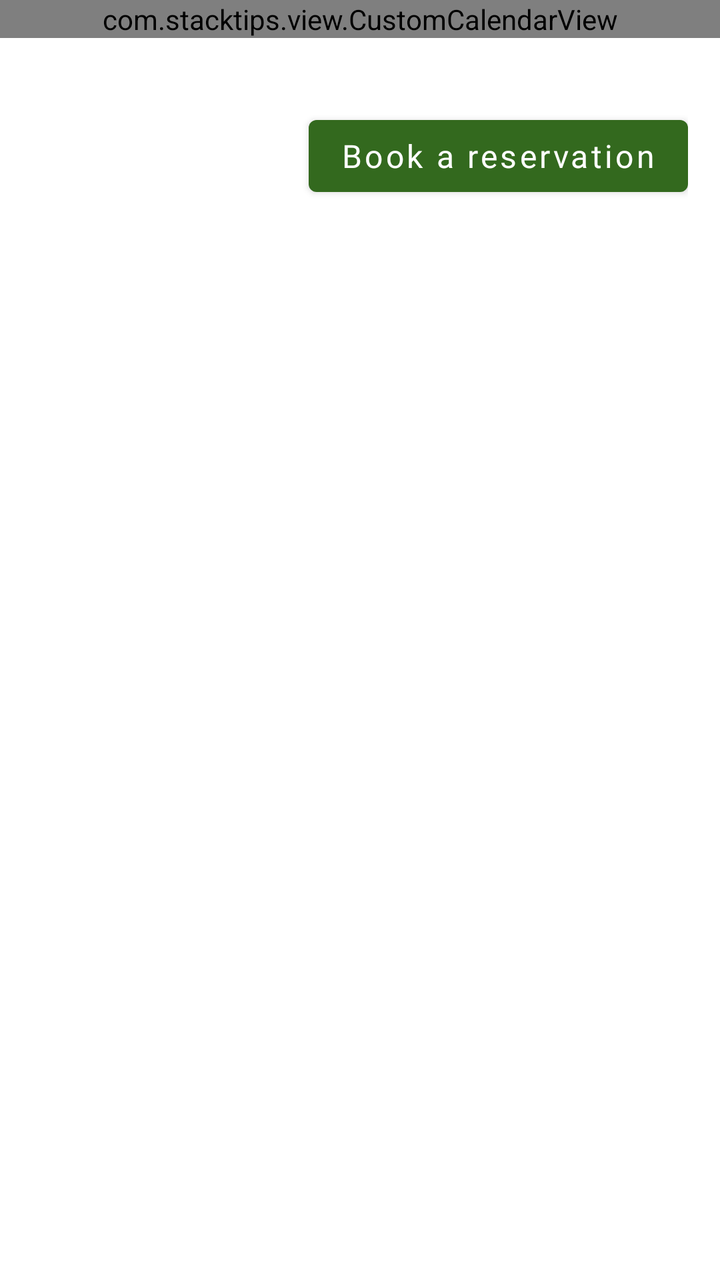
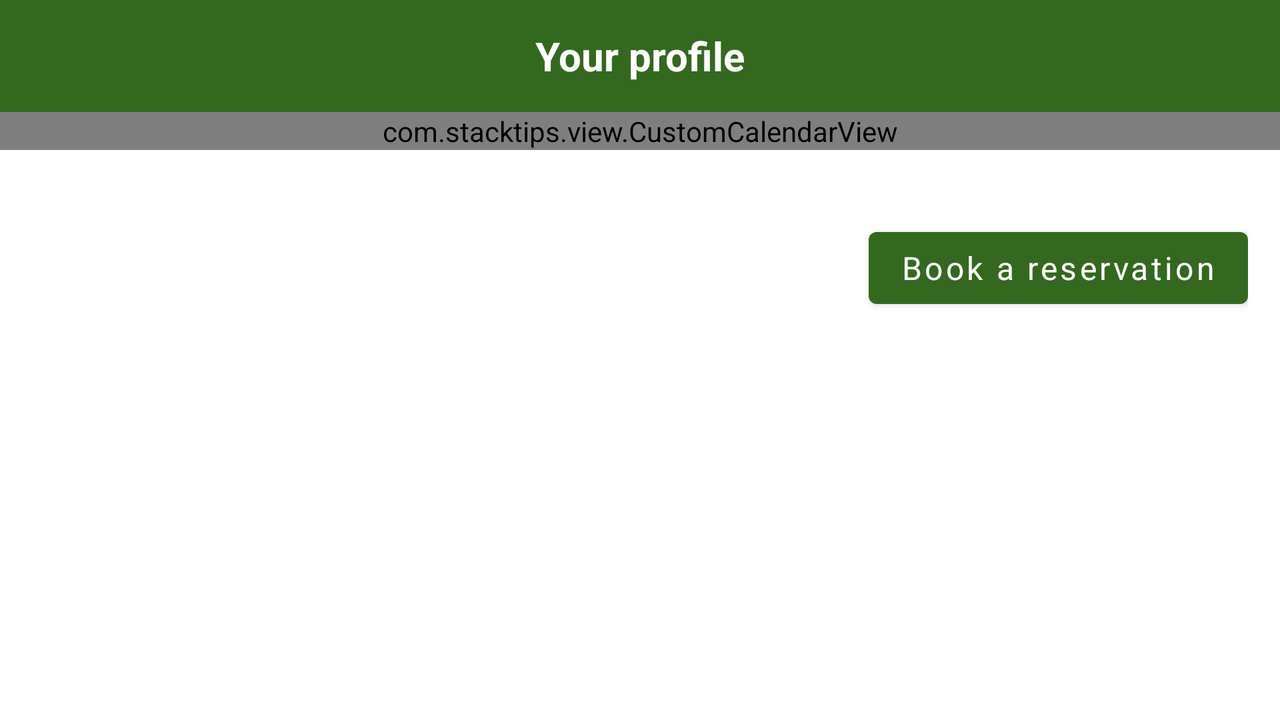

An Android layout and its configuration variant, each rendered on a device that would load it. The default file and the variant file are quoted in full after the pictures.
<!-- AndroidManifest.xml: application theme Theme.Mad -->
<!-- res/layout/activity_reservation.xml -->
<?xml version="1.0" encoding="utf-8"?>
<androidx.constraintlayout.widget.ConstraintLayout xmlns:android="http://schemas.android.com/apk/res/android"
    xmlns:app="http://schemas.android.com/apk/res-auto"
    xmlns:tools="http://schemas.android.com/tools"
    android:id="@+id/container"
    android:layout_width="match_parent"
    android:layout_height="match_parent"
    tools:context=".ReservationActivity">

    <com.stacktips.view.CustomCalendarView
        android:id="@+id/calendar_view"
        android:layout_width="match_parent"
        android:layout_height="wrap_content"
        app:calendarTitleTextColor="@color/black"
        app:currentDayOfMonthColor="@color/primary_green"
        app:dayOfMonthTextColor="@color/black"
        app:dayOfWeekTextColor="@color/black"
        app:disabledDayBackgroundColor="@color/white"
        app:disabledDayTextColor="@color/primary_gray"

        app:layout_constraintBottom_toTopOf="@+id/contentContainer"
        app:layout_constraintEnd_toEndOf="parent"
        app:layout_constraintHorizontal_bias="0.5"
        app:layout_constraintStart_toStartOf="parent"
        app:layout_constraintTop_toTopOf="parent"
        app:selectedDayBackgroundColor="@color/primary_green"
        app:selectedDayTextColor="@color/white"
        app:titleLayoutBackgroundColor="@color/white"
        app:weekLayoutBackgroundColor="@color/white" />

    <ScrollView
        android:id="@+id/contentContainer"
        android:layout_width="match_parent"
        android:layout_height="0dp"
        app:layout_constraintBottom_toBottomOf="parent"
        app:layout_constraintEnd_toEndOf="parent"
        app:layout_constraintStart_toStartOf="parent"
        app:layout_constraintTop_toBottomOf="@+id/calendar_view">

        <LinearLayout
            android:id="@+id/reservationContainer"
            android:layout_width="match_parent"
            android:layout_height="wrap_content"
            android:layout_marginStart="@dimen/margin_left_grid"
            android:layout_marginTop="@dimen/margin_top_reservation_container"
            android:layout_marginEnd="@dimen/margin_right_grid"
            android:orientation="vertical">

            <LinearLayout
                android:id="@+id/reservationBoxContainer"
                android:layout_width="match_parent"
                android:layout_height="match_parent"
                android:orientation="vertical"></LinearLayout>

            <RelativeLayout
                android:layout_width="match_parent"
                android:layout_height="wrap_content">

                <Button
                    android:id="@+id/button"
                    android:layout_width="wrap_content"
                    android:layout_height="wrap_content"
                    android:layout_alignParentEnd="true"
                    android:fontFamily="@font/crete_round"
                    android:text="@string/book_a_reservation"
                    android:textAllCaps="false"
                    android:textSize="16sp" />
            </RelativeLayout>

        </LinearLayout>
    </ScrollView>
</androidx.constraintlayout.widget.ConstraintLayout>
<!-- resources referenced by this layout -->
<resources>
  <color name="black">#FF000000</color>
  <color name="primary_gray">#B3B3B3</color>
  <color name="primary_green">#33691E</color>
  <color name="white">#FFFFFFFF</color>
  <dimen name="margin_left_grid">16dp</dimen>
  <dimen name="margin_right_grid">16dp</dimen>
  <dimen name="margin_top_reservation_container">35dp</dimen>
  <string name="book_a_reservation">Book a reservation</string>
  <style name="Theme.Mad" parent="Theme.MaterialComponents.DayNight.DarkActionBar">
          
          <item name="colorPrimary">@color/primary_green</item>
          <item name="colorPrimaryVariant">@color/primary_green_dark</item>
          <item name="colorOnPrimary">@color/white</item>
          
          <item name="colorSecondary">@color/teal_200</item>
          <item name="colorSecondaryVariant">@color/teal_700</item>
          <item name="colorOnSecondary">@color/black</item>
          
          <item name="android:statusBarColor">?attr/colorPrimaryVariant</item>
          
      </style>
  <color name="primary_green_dark">#154d3a</color>
  <color name="teal_200">#FF03DAC5</color>
  <color name="teal_700">#FF018786</color>
</resources>
<!-- res/layout-land/activity_reservation.xml (the repository's variant of the layout above) -->
<!-- drawn on the phone turned sideways -->
<androidx.drawerlayout.widget.DrawerLayout xmlns:android="http://schemas.android.com/apk/res/android"
    xmlns:app="http://schemas.android.com/apk/res-auto"
    xmlns:tools="http://schemas.android.com/tools"
    android:id="@+id/drawer_layout"
    android:layout_width="match_parent"
    android:layout_height="match_parent"
    android:fitsSystemWindows="true"
    tools:openDrawer="start"
    tools:context=".ReservationActivity">

    <include
        layout="@layout/activity_reservation_content"
        android:layout_width="match_parent"
        android:layout_height="match_parent" />

    <com.google.android.material.navigation.NavigationView
        android:id="@+id/nav_view"
        android:layout_width="wrap_content"
        android:layout_height="match_parent"
        android:layout_gravity="start"
        android:fitsSystemWindows="true"
        app:headerLayout="@layout/menu_header"
        app:menu="@menu/nav_menu"/>

</androidx.drawerlayout.widget.DrawerLayout>
<!-- res/layout/activity_reservation_content.xml (included above) -->
<?xml version="1.0" encoding="utf-8"?>
<LinearLayout xmlns:android="http://schemas.android.com/apk/res/android"
    xmlns:app="http://schemas.android.com/apk/res-auto"
    android:orientation="vertical"
    android:layout_width="match_parent"
    android:layout_height="match_parent">

    <include
        layout="@layout/navbar"
        android:layout_width="match_parent"
        android:layout_height="wrap_content"/>

    <androidx.constraintlayout.widget.ConstraintLayout xmlns:tools="http://schemas.android.com/tools"
        android:id="@+id/container"
        android:layout_width="match_parent"
        android:layout_height="match_parent"
        tools:context=".ReservationActivity">

        <com.stacktips.view.CustomCalendarView
            android:id="@+id/calendar_view"
            android:layout_width="match_parent"
            android:layout_height="wrap_content"
            app:calendarTitleTextColor="@color/black"
            app:currentDayOfMonthColor="@color/primary_green"
            app:dayOfMonthTextColor="@color/black"
            app:dayOfWeekTextColor="@color/black"
            app:disabledDayBackgroundColor="@color/white"
            app:disabledDayTextColor="@color/primary_gray"

            app:layout_constraintBottom_toTopOf="@+id/contentContainer"
            app:layout_constraintEnd_toEndOf="parent"
            app:layout_constraintHorizontal_bias="0.5"
            app:layout_constraintStart_toStartOf="parent"
            app:layout_constraintTop_toTopOf="parent"
            app:selectedDayBackgroundColor="@color/primary_green"
            app:selectedDayTextColor="@color/white"
            app:titleLayoutBackgroundColor="@color/white"
            app:weekLayoutBackgroundColor="@color/white" />

        <ScrollView
            android:id="@+id/contentContainer"
            android:layout_width="match_parent"
            android:layout_height="0dp"
            app:layout_constraintBottom_toBottomOf="parent"
            app:layout_constraintEnd_toEndOf="parent"
            app:layout_constraintStart_toStartOf="parent"
            app:layout_constraintTop_toBottomOf="@+id/calendar_view">

            <LinearLayout
                android:id="@+id/reservationContainer"
                android:layout_width="match_parent"
                android:layout_height="wrap_content"
                android:layout_marginStart="@dimen/margin_left_grid"
                android:layout_marginTop="@dimen/margin_top_reservation_container"
                android:layout_marginEnd="@dimen/margin_right_grid"
                android:orientation="vertical">

                <LinearLayout
                    android:id="@+id/reservationBoxContainer"
                    android:layout_width="match_parent"
                    android:layout_height="match_parent"
                    android:orientation="vertical"></LinearLayout>

                <LinearLayout
                    android:id="@+id/select_sport_reservation_container"
                    android:layout_width="wrap_content"
                    android:layout_height="wrap_content"
                    android:orientation="vertical"
                    app:layout_constraintEnd_toEndOf="parent"
                    app:layout_constraintStart_toStartOf="parent"
                    app:layout_constraintTop_toTopOf="parent">

                    <RelativeLayout
                        android:layout_width="match_parent"
                        android:layout_height="wrap_content">

                        <Button
                            android:id="@+id/button"
                            android:layout_width="wrap_content"
                            android:layout_height="wrap_content"
                            android:layout_alignParentEnd="true"
                            android:fontFamily="@font/crete_round"
                            android:text="@string/book_a_reservation"
                            android:textAllCaps="false"
                            android:textSize="16sp" />
                    </RelativeLayout>
                </LinearLayout>

            </LinearLayout>
        </ScrollView>
    </androidx.constraintlayout.widget.ConstraintLayout>
</LinearLayout>
<!-- res/layout/menu_header.xml (included above) -->
<?xml version="1.0" encoding="utf-8"?>
<LinearLayout xmlns:android="http://schemas.android.com/apk/res/android"
    android:layout_width="match_parent"
    android:layout_height="84dp"
    android:background="@color/primary_green"
    android:orientation="vertical"
    android:gravity="bottom"
    android:paddingStart="15dp"
    android:paddingEnd="15dp"
    android:paddingBottom="15dp">

    <TextView
        android:layout_width="match_parent"
        android:layout_height="wrap_content"
        android:text="@string/nav_menu"
        android:textColor="#FFFFFF"
        android:textStyle="bold"
        android:textSize="20sp"/>

</LinearLayout>
<!-- res/layout/navbar.xml (included above) -->
<?xml version="1.0" encoding="utf-8"?>
<LinearLayout xmlns:android="http://schemas.android.com/apk/res/android"
    xmlns:app="http://schemas.android.com/apk/res-auto"
    android:orientation="vertical"
    android:layout_width="match_parent"
    android:layout_height="match_parent">

    <com.google.android.material.appbar.AppBarLayout
        android:layout_height="wrap_content"
        android:layout_width="match_parent"
        android:theme="@style/ThemeOverlay.AppCompat.Dark.ActionBar">

        <androidx.appcompat.widget.Toolbar
            android:id="@+id/toolbar"
            android:layout_width="match_parent"
            android:layout_height="?attr/actionBarSize"
            android:background="?attr/colorPrimary"
            app:popupTheme="@style/ThemeOverlay.AppCompat.Light">

            <TextView
                android:layout_width="wrap_content"
                android:layout_height="wrap_content"
                android:layout_gravity="center"
                android:text="@string/bar_profile"
                android:textColor="@color/white"
                android:textSize="20sp"
                android:textStyle="bold" />

            <FrameLayout
                android:id="@+id/main_fragment"
                android:layout_width="wrap_content"
                android:layout_height="wrap_content" />

        </androidx.appcompat.widget.Toolbar>
    </com.google.android.material.appbar.AppBarLayout>
</LinearLayout>
<!-- resources referenced by the variant -->
<!-- as the phone turned sideways resolves them -->
<resources>
  <color name="black">#FF000000</color>
  <color name="primary_gray">#B3B3B3</color>
  <color name="primary_green">#33691E</color>
  <color name="white">#FFFFFFFF</color>
  <dimen name="margin_left_grid">16dp</dimen>
  <dimen name="margin_right_grid">16dp</dimen>
  <dimen name="margin_top_reservation_container">35dp</dimen>
  <string name="bar_profile">Your profile</string>
  <string name="book_a_reservation">Book a reservation</string>
  <string name="nav_menu">Menu</string>
  <style name="Theme.Mad" parent="Theme.MaterialComponents.DayNight.DarkActionBar">
          
          <item name="colorPrimary">@color/primary_green</item>
          <item name="colorPrimaryVariant">@color/primary_green_dark</item>
          <item name="colorOnPrimary">@color/white</item>
          
          <item name="colorSecondary">@color/teal_200</item>
          <item name="colorSecondaryVariant">@color/teal_700</item>
          <item name="colorOnSecondary">@color/black</item>
          
          <item name="android:statusBarColor">?attr/colorPrimaryVariant</item>
          
      </style>
  <color name="primary_green_dark">#154d3a</color>
  <color name="teal_200">#FF03DAC5</color>
  <color name="teal_700">#FF018786</color>
</resources>
